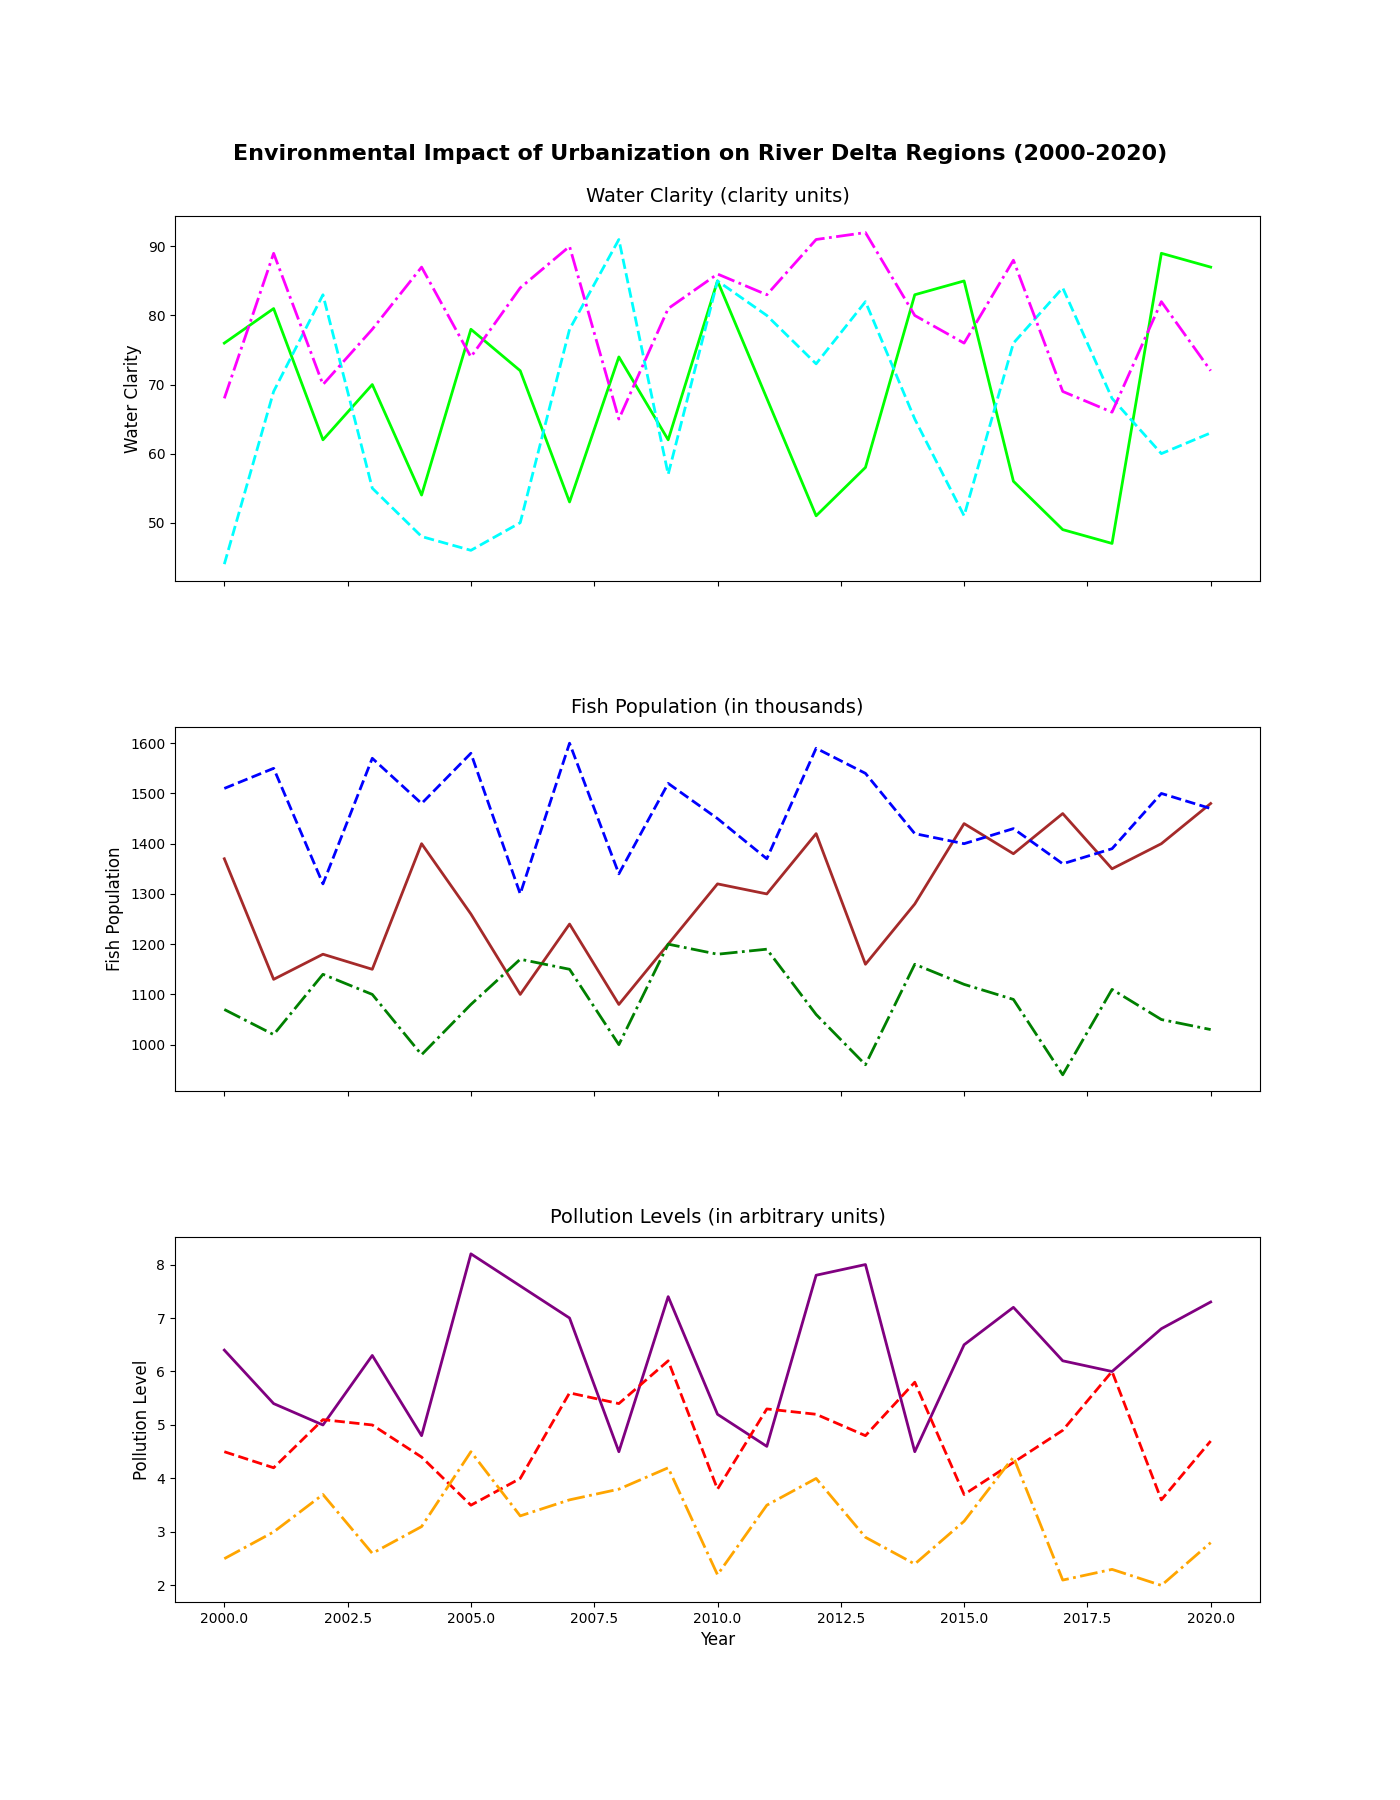

This chart was generated by the following Python code:
import matplotlib.pyplot as plt
import numpy as np

years = np.arange(2000, 2021)

delta_a_pollution = [6.4, 5.4, 5.0, 6.3, 4.8, 8.2, 7.6, 7.0, 4.5, 7.4, 5.2, 4.6, 7.8, 8.0, 4.5, 6.5, 7.2, 6.2, 6.0, 6.8, 7.3]
delta_a_fish_population = [1370, 1130, 1180, 1150, 1400, 1260, 1100, 1240, 1080, 1200, 1320, 1300, 1420, 1160, 1280, 1440, 1380, 1460, 1350, 1400, 1480]
delta_a_water_clarity = [76, 81, 62, 70, 54, 78, 72, 53, 74, 62, 85, 68, 51, 58, 83, 85, 56, 49, 47, 89, 87]

delta_b_pollution = [4.5, 4.2, 5.1, 5.0, 4.4, 3.5, 4.0, 5.6, 5.4, 6.2, 3.8, 5.3, 5.2, 4.8, 5.8, 3.7, 4.3, 4.9, 6.0, 3.6, 4.7]
delta_b_fish_population = [1510, 1550, 1320, 1570, 1480, 1580, 1300, 1600, 1340, 1520, 1450, 1370, 1590, 1540, 1420, 1400, 1430, 1360, 1390, 1500, 1470]
delta_b_water_clarity = [44, 69, 83, 55, 48, 46, 50, 78, 91, 57, 85, 80, 73, 82, 65, 51, 76, 84, 68, 60, 63]

delta_c_pollution = [2.5, 3.0, 3.7, 2.6, 3.1, 4.5, 3.3, 3.6, 3.8, 4.2, 2.2, 3.5, 4.0, 2.9, 2.4, 3.2, 4.4, 2.1, 2.3, 2.0, 2.8]
delta_c_fish_population = [1070, 1020, 1140, 1100, 980, 1080, 1170, 1150, 1000, 1200, 1180, 1190, 1060, 960, 1160, 1120, 1090, 940, 1110, 1050, 1030]
delta_c_water_clarity = [68, 89, 70, 78, 87, 74, 84, 90, 65, 81, 86, 83, 91, 92, 80, 76, 88, 69, 66, 82, 72]

fig, axs = plt.subplots(3, 1, figsize=(14, 18), sharex=True)
fig.suptitle('Environmental Impact of Urbanization on River Delta Regions (2000-2020)', fontsize=16, fontweight='bold', y=0.92)

# Subplot 1: Water Clarity
axs[0].plot(years, delta_a_water_clarity, color='lime', linestyle='-', linewidth=2)
axs[0].plot(years, delta_b_water_clarity, color='cyan', linestyle='--', linewidth=2)
axs[0].plot(years, delta_c_water_clarity, color='magenta', linestyle='-.', linewidth=2)
axs[0].set_title('Water Clarity (clarity units)', fontsize=14, pad=10)
axs[0].set_ylabel('Water Clarity', fontsize=12)

# Subplot 2: Fish Population
axs[1].plot(years, delta_a_fish_population, color='brown', linestyle='-', linewidth=2)
axs[1].plot(years, delta_b_fish_population, color='blue', linestyle='--', linewidth=2)
axs[1].plot(years, delta_c_fish_population, color='green', linestyle='-.', linewidth=2)
axs[1].set_title('Fish Population (in thousands)', fontsize=14, pad=10)
axs[1].set_ylabel('Fish Population', fontsize=12)

# Subplot 3: Pollution Levels
axs[2].plot(years, delta_a_pollution, color='purple', linestyle='-', linewidth=2)
axs[2].plot(years, delta_b_pollution, color='red', linestyle='--', linewidth=2)
axs[2].plot(years, delta_c_pollution, color='orange', linestyle='-.', linewidth=2)
axs[2].set_title('Pollution Levels (in arbitrary units)', fontsize=14, pad=10)
axs[2].set_xlabel('Year', fontsize=12)
axs[2].set_ylabel('Pollution Level', fontsize=12)

plt.subplots_adjust(hspace=0.4)
plt.show()
